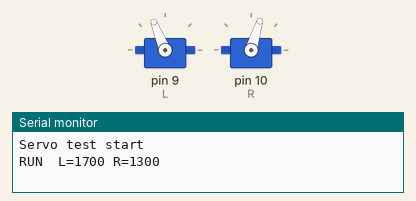
Bench run of a sketch on a simulated Arduino Uno, built with avr-gcc and run on an emulated ATmega328P. Shown: 2 × servo, the last lines printed to the serial monitor.

Above: at 0.05 s.
At 4.0 s:
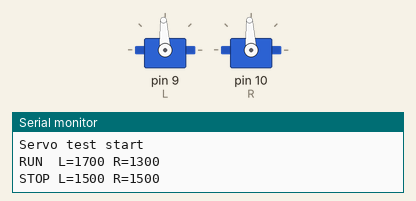
Timing chart, 0 to 5.2 s (numbered marks = the images above):
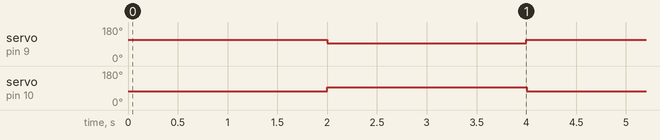

Measured:
- by itself, servo on pin 9 (L): alternates 112° for 2.0 s and 93° for 2.0 s
- by itself, servo on pin 10 (R): alternates 93° for 2.0 s and 73° for 2.0 s

The sketch:

servo_test.ino
```cpp
// サーボ単体テスト（WiFi なし）
// D9=左, D10=右  2秒回転 → 2秒停止 を繰り返す
#include <Servo.h>

Servo L, R;

void setup() {
  Serial.begin(115200);
  L.attach(9);
  R.attach(10);
  Serial.println("Servo test start");
}

void loop() {
  Serial.println("RUN  L=1700 R=1300");
  L.writeMicroseconds(1700);
  R.writeMicroseconds(1300);
  delay(2000);

  Serial.println("STOP L=1500 R=1500");
  L.writeMicroseconds(1500);
  R.writeMicroseconds(1500);
  delay(2000);
}
```
